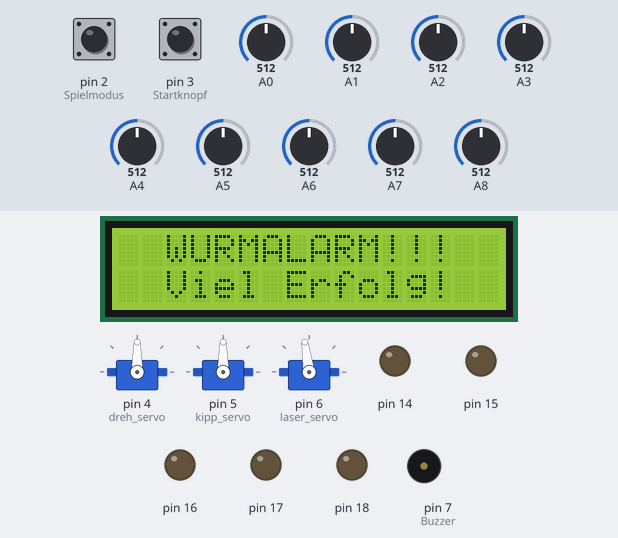
This sketch was run on a simulated Arduino Mega 2560, built with avr-gcc and run on an emulated ATmega2560. Shown: 16×2 character LCD, 3 × servo, output pins drawn as LEDs (lit = HIGH), buzzer (waves = sounding). Inputs (shaded band) come from the test bench; at power-on: A0 = 512, pin 2 (Spielmodus) HIGH, pin 3 (Startknopf) HIGH, A1 = 512, A2 = 512, A3 = 512, A4 = 512, A5 = 512, A6 = 512, A7 = 512, A8 = 512. Random numbers use the default seed unless the sketch sets one.

Above: at 5.2 s.
At 9.3 s:
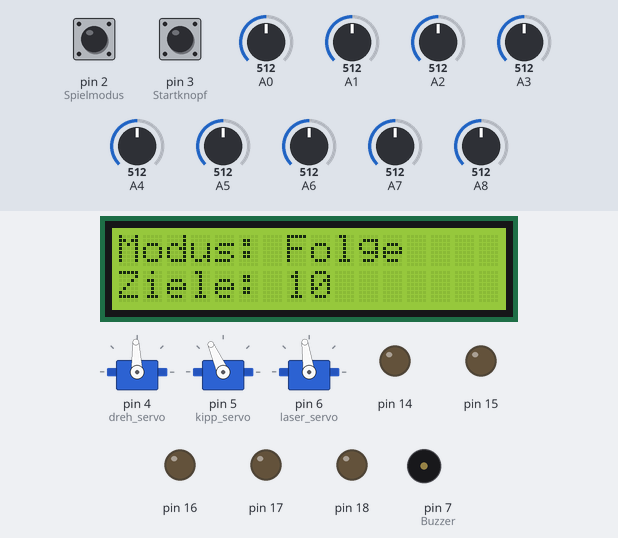
9.4 s: A0 set to 1023
At 10.6 s:
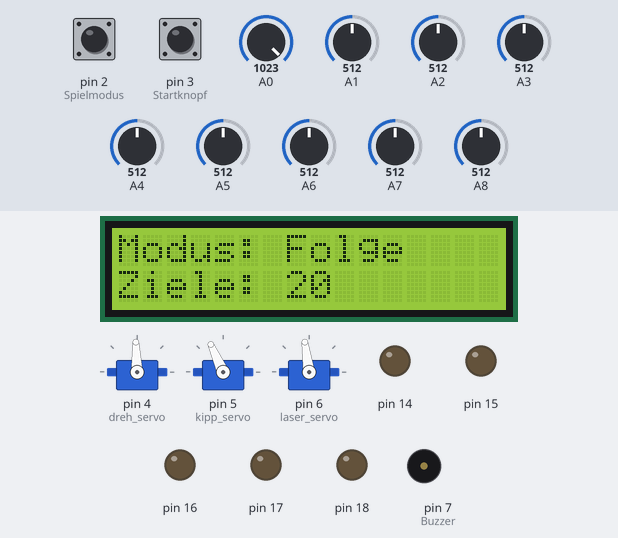
12.4 s: pin 2 (Spielmodus) pulled LOW for 0.15 s
At 12.53 s:
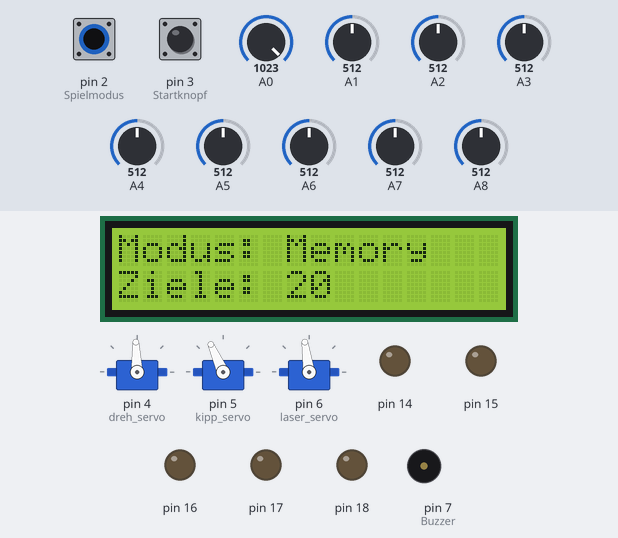
14.1 s: pin 3 (Startknopf) pulled LOW for 0.15 s
At 34.7 s:
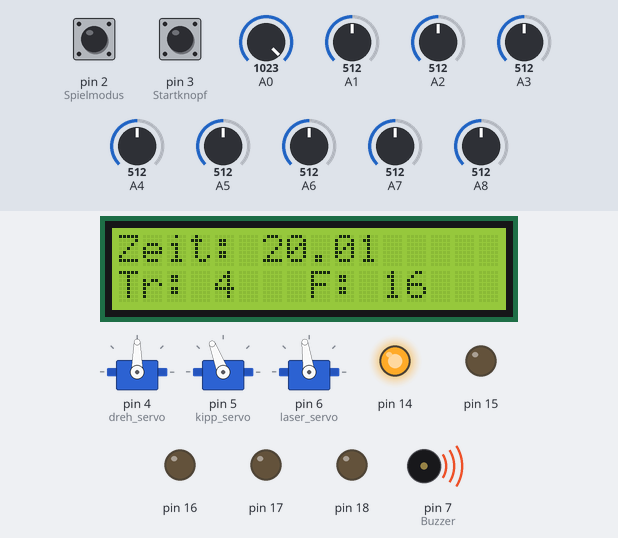
Timing chart, 0 to 36.3 s (numbered marks = the images above; inputs shaded):
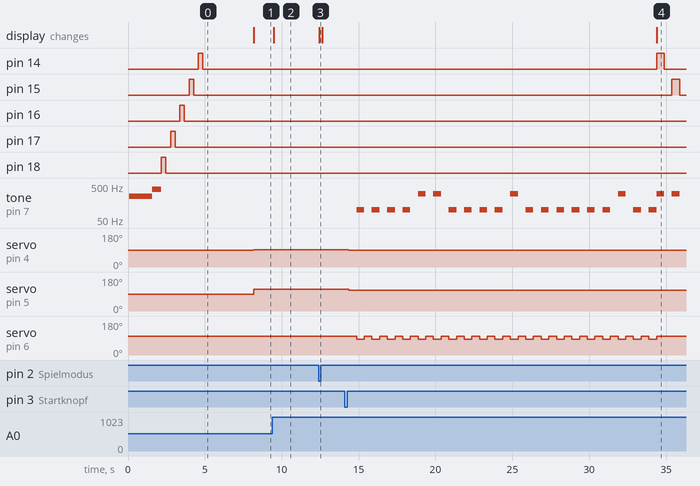

The sketch:

Wurmalarm.ino
```cpp
#include <Servo.h>
Servo dreh_servo;
Servo kipp_servo;
Servo laser_servo;

const uint16_t treffer_schwelle=500;                  //Schwellenwert für das Durchschalten der Fototransistoren
const uint16_t schwellen[4]={450, 750, 960, 1050};    //Schwellenwerte für die Schwierigkeitsstufenfeststellung bei 15, 4.7, 1.5 und 0 kOhm
const uint8_t anzahl[4]={5, 10, 15, 20};              //Anzahl Ziele je nach Schwierigkeitsstufe
const uint8_t m_dreh=92, m_kipp=114;                  //Mittelstellungswerte für Drehen und Kippen
const uint8_t laser_ein=84, laser_aus=98;             //Einstellwerte für Laserservo
uint16_t s_dreh, s_kipp, schwellen_wert;
const uint16_t dreh_min=80, dreh_max=96, kipp_min=104, kipp_max=118;    //Minimal- und Maximalwerte des Dreh- und Kippservos
uint8_t j, i_s, ziele[20], i_treffer, i_fehler, i_speich;
boolean ziel_anzeige=true;
uint32_t start_zeit, end_zeit;
float spiel_zeit;
#include <LiquidCrystal.h>
LiquidCrystal lcd(13, 12, 11, 10, 9, 8);
/*   digitale Pinbelegung:
 *   14-18  Ziel-Led´s
 *   8-13   LCD
 *   7      Buzzer
 *   6      Laserservo
 *   5      Kippservo
 *   4      Drehservo
 *   3      Startknopf
 *   2      Spielmodus Folge/Memory
 *   analoge Pinbelegung:
 *   A0     Schwierigkeitsstufe 1-4
 *   A1     Sensor für Kippbewegung
 *   A2     Sensor für Drehbewegung
 *   A3-A7  Fototransistoren
 *   A8     Rauschen für die Zufallzahlenerzeugung
 *
*/
void setup() {
 pinMode(2, INPUT);             //Spielmodus
 pinMode(3, INPUT);             //Startknopf
 pinMode(7, OUTPUT);            //Buzzer
 for (uint8_t i=14; i<19; i++){ //Ziel-Led´s
  pinMode(i, OUTPUT);
 }
 //Startbildschirm
 lcd.begin(16, 2);
 lcd.clear();
 lcd.setCursor(0, 0);
 lcd.print("  WURMALARM!!!  ");
 lcd.setCursor(0,1);
 lcd.print("  Viel Erfolg!  ");
 //Starttonfolge
 for (uint8_t i=0; i<3; i++){
  tone(7,250);
  delay(500);
  noTone(7);
 }
  tone(7,400);
  delay(600);
  noTone(7);
 //Kurzes Aufblinken aller LED´s rückwärts
  for (uint8_t i=18; i>13; i--) {
    digitalWrite(i, HIGH);
    delay(300);
    digitalWrite(i, LOW);
    delay(300);
  }
  dreh_servo.attach(4);
  kipp_servo.attach(5);
  laser_servo.attach(6);
  laser_servo.write(laser_aus);       //Laser ausschalten
  delay(3000);                        //Drei Sekunden warten
}
/*
 *        Spielschleife
 */
void loop() {
  digitalWrite(2, HIGH);            //Spielmodus zurücksetzen
  j=0;                              //Schwellenwertzähler zurücksetzen
  schwellen_wert=analogRead(A0);    //Wiederholungszahlen bestimmen
  while (schwellen[j]<schwellen_wert) {j +=1;}
  Zufallszahlen(anzahl[j]);         //Reihenfolge der Ziele bestimmen
  i_treffer=0;                      //Trefferzähler zurücksetzen
  i_fehler=0;                       //Fehltrefferzähler zurücksetzen
  Servostartwerte();                //Durchschnittswerte für Startposition der Servos bestimmen
  ziel_anzeige=true;                //Für Modus "Memory" die Zielanzeige der LED´s aktivieren
  digitalWrite(3, HIGH);            //Starttaster zurücksetzen
  lcd.clear();
  lcd.setCursor(0, 0);
  if (digitalRead(2) == HIGH) {lcd.print("Modus: Folge");}  //Spielmodus anzeigen
  else {lcd.print("Modus: Memory");}
  lcd.setCursor(0,1);
  lcd.print("Ziele: ");                                     //Anzahl Ziele anzeigen
  lcd.print(anzahl[j]);
  delay(100);
/*
 *          Spielbeginn
 */
  if (digitalRead(3) == LOW) {      //Starttaster gedrückt?
    delay(200);
    laser_servo.write(laser_ein);   //Laser einschalten
    start_zeit=millis();            //Startzeit speichern
/*
 *          Spielmodus "Serie"
 */
    if(digitalRead(2) == HIGH) {   //Serienmodus
      while (i_treffer+i_fehler<anzahl[j]) {
        digitalWrite(ziele[i_treffer+i_fehler]+13, HIGH);
        Zielen();
        Auswerten(i_treffer+i_fehler);
      }
    }
/*
 *          Spielmodus "Memory"
 */
    else {                        //Memory-Modus
      uint8_t ii=0, k;
      while (i_fehler == 0 && ii < anzahl[j]) {   //Schleife für Fehlertest und Gesamtdurchlauf
        if (ziel_anzeige) {
          for (uint8_t i=0; i<ii+1; i++){   //Zielreihenfolge anzeigen
            digitalWrite(ziele[i]+13, HIGH);
            delay(1000);
            digitalWrite(ziele[i]+13, LOW);
            ziel_anzeige=false;
          }
        }
        k=0;
        while (k <= ii && i_fehler == 0) {                  //Schleife für Fehlertest und Wiederholung bereits
          i_speich=i_treffer;                               //dargestellter und getroffener Ziele
          while (i_fehler == 0 && i_speich == i_treffer) {  //Schleife für Fehlertest und Prüfung des richtig getroffenen Zieles
            Zielen();
            Auswerten(k);
          }
          if (i_treffer > i_speich) {k +=1;}                //Prüfung auf neuen Treffer
        }
        ii +=1;                                             //Durchlaufzähler erhöhen
      }
      if (i_fehler == 0) {i_treffer=ii;}
      else {
        i_treffer=ii-1;
        for (uint8_t i=0; i<3; i++){                        //Nach Fehler das richtige Ziel kurz blinkend anzeigen
          digitalWrite(ziele[i_treffer]+13, HIGH);
          delay(500);
          digitalWrite(ziele[i_treffer]+13, LOW);
          delay(500);
        }
      }
    }
    end_zeit=millis();
    spiel_zeit=(end_zeit-start_zeit)*0.001;   //Spielzeit in Sekunden berechnen
    dreh_servo.write(90);                     //Servos in Mittenposition bringen
    kipp_servo.write(111);
    laser_servo.write(laser_aus);
    lcd.clear();                              //Anzeige des Spielergebnisses
    lcd.setCursor(0, 0);
    lcd.print("Zeit: ");
    lcd.print(spiel_zeit);
    lcd.setCursor(0,1);
    lcd.print("Tr: ");                                     //Anzahl Ziele anzeigen
    lcd.print(i_treffer);
    lcd.setCursor(8,1);
    lcd.print("F: ");
    lcd.print(i_fehler);
    for (uint8_t i=14; i<19; i++) {          //Kurz alle Ziel-LED´s zum Spielende aufleuchten lassen
      digitalWrite(i, HIGH);
      tone(7,300);                           //Trefferton
      delay(500);
      digitalWrite(i, LOW);
      noTone(7);
      delay(500);
    }
    digitalWrite(3, HIGH);
    while (digitalRead(3) == HIGH) {          //Auf Starttaster warten
      delay (100);
    }
  }
}
/*
 *    Ton für richtig getroffenes Ziel
 */
void Getroffen(){
  i_treffer +=1;
  if (digitalRead(2) == LOW) {ziel_anzeige=true;}
  tone(7,300);
  delay(500);
  noTone(7);
}
/*
 *    Ton für falsch getroffenes Ziel
 */
void Fehltreffer() {
  i_fehler +=1;
  tone(7,100);
  delay(500);
  noTone(7);
}

/*
 *    Zurücksetzen der Ziel-LED´s und Laserstellung
 */
void Zuruecksetzen() {
  laser_servo.write(laser_aus);
  digitalWrite(ziele[i_treffer+i_fehler]+13, LOW);
  dreh_servo.write(90);
  kipp_servo.write(111);
  delay(500);
  laser_servo.write(laser_ein);
}
/*
 *    Liegen Treffer oder Fehler vor?
*/
void Auswerten(uint8_t lfd_nr) {
  if (analogRead(A3)>treffer_schwelle) {        //rotes Ziel
    Zuruecksetzen();
    if (ziele[lfd_nr]==1) {
      Getroffen();
    }
    else {
      Fehltreffer();
    }
  }
  if (analogRead(A4)>treffer_schwelle) {        //blaues Ziel
    Zuruecksetzen();
    if (ziele[lfd_nr]==2){
      Getroffen();
    }
    else {
      Fehltreffer();
    }
  }
  if (analogRead(A5)>treffer_schwelle) {        //gelbes Ziel
    Zuruecksetzen();
    if (ziele[lfd_nr]==3) {
      Getroffen();
    }
    else {
      Fehltreffer();
    }
  }
  if (analogRead(A6)>treffer_schwelle) {        //grünes Ziel
    Zuruecksetzen();
    if (ziele[lfd_nr]==4) {
      Getroffen();
    }
    else {
      Fehltreffer();
    }
  }
  if (analogRead(A7)>treffer_schwelle) {        //weißes Ziel
    Zuruecksetzen();
    if (ziele[lfd_nr]==5) {
      Getroffen();
    }
    else {
      Fehltreffer();
    }
  }
}
/*
 *      Steuerung der Servos zum Zielen
 */
void Zielen() {
  s_dreh=analogRead(A2);
  s_kipp=analogRead(A1);
  dreh_servo.write(map(s_dreh, 0, 1023, dreh_max, dreh_min));
  kipp_servo.write(map(s_kipp, 0, 1023, kipp_max, kipp_min));
}
/*
 *      Erzeugung der Zufallsreihenfolge der Ziele
*/
void Zufallszahlen(uint8_t anzahl) {
  uint8_t i=0;
  randomSeed(analogRead(A8));
  while (i<anzahl) {
    ziele[i]=random(1,6);
    if (i>0 && ziele[i]==ziele[i-1]) {i -=1;}  //Ausschließen, dass zwei
    else {i +=1;}                              //aufeinanderfolgende Zahlen
 }                                            //gleich sind
}
/*
 *      Erzeugung der Startmittelwerte für die Servopositionen
*/
void Servostartwerte(){
  dreh_servo.write(m_dreh);
  kipp_servo.write(m_kipp);
  }
```

Measured:
- after the input at 9.4 s, the display: changes after 0.07 s (image 2)
- after the input at 12.4 s, the display: changes at once (image 3)
- after the input at 14.1 s, pin 14: LOW → HIGH after 20.3 s, → LOW 0.50 s later; pin 15: LOW → HIGH after 21.3 s, → LOW 0.50 s later
